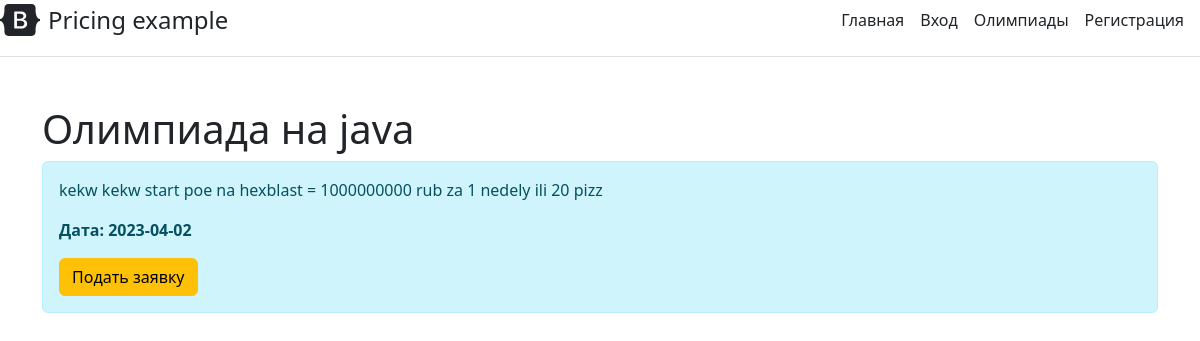
/сompetitions/2 (signed in), run on an earlier commit of the app's database.
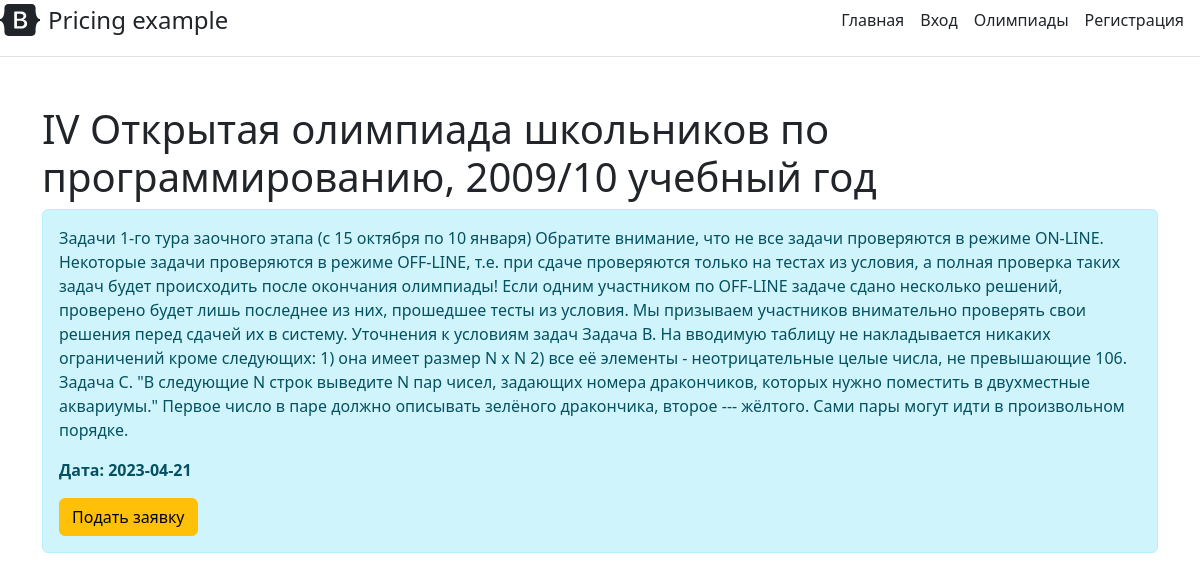
And on a later commit of the database.
### user_data.py (models this page shows, shortened)
class Olympiad(db.Model):
    id = db.Column(db.Integer, primary_key=True)
    title = db.Column(db.String(100), nullable=False)
    introduction = db.Column(db.String(300), nullable=False)
    text = db.Column(db.Text, nullable=False)
    date = db.Column(db.DateTime, default=datetime.utcnow)

### app.py (the view)
@app.route('/сompetitions/<int:id>')
@login_required
def сompetition_detail(id):
    olympiad = Olympiad.query.get(id)
    if not olympiad:
        abort(404)
    return render_template('сompetition_detail.html', olympiad=olympiad)

### app.py (called while the page is built)
@login_manager.user_loader
def load_user(user_id):
    return Users.query.get(int(user_id))

### templates/сompetition_detail.html (shortened to what this page needs)
{% extends 'base.html' %}
{% block body %}
<div class="container mt-5">
    <h1>{{ olympiad.title }}</h1>
    <div class="alert alert-info">
        <p>{{ olympiad.text }}</p>
        <p><b> Дата: {{olympiad.date.date() }}</b></p>
         <a href ="/сompetitions/{{ olympiad.id }}/application" class ='btn btn-warning'>Подать заявку</a>
    </div>
</div>
{% endblock %}

What changed in the data, as far as the page shows it:
changed Olympiad: title "Олимпиада на java" → "IV Открытая олимпиада школьников по программированию, 2009/10 учебный год"; text "kekw kekw start poe na hexblast = 1000000000 rub za 1 nedely ili 20 pizz" → "Задачи 1-го тура заочного этапа (с 15 октября по 10 января) Обратите внимание, что не все задачи проверяются в режиме ON-LINE. Некоторые задачи проверяются в режиме OFF-LINE, т.е. при сдаче проверяются только на тестах из условия, а полная проверка таких задач будет происходить после окончания олимпиады! Если одним участником по OFF-LINE задаче сдано несколько решений, проверено будет лишь последнее из них, прошедшее тесты из условия. Мы призываем участников внимательно проверять свои решения перед сдачей их в систему. Уточнения к условиям задач Задача B. На вводимую таблицу не накладывается никаких ограничений кроме следующих: 1) она имеет размер N x N 2) все её элементы - неотрицательные…"; date "2023-04-02" → "2023-04-21"
